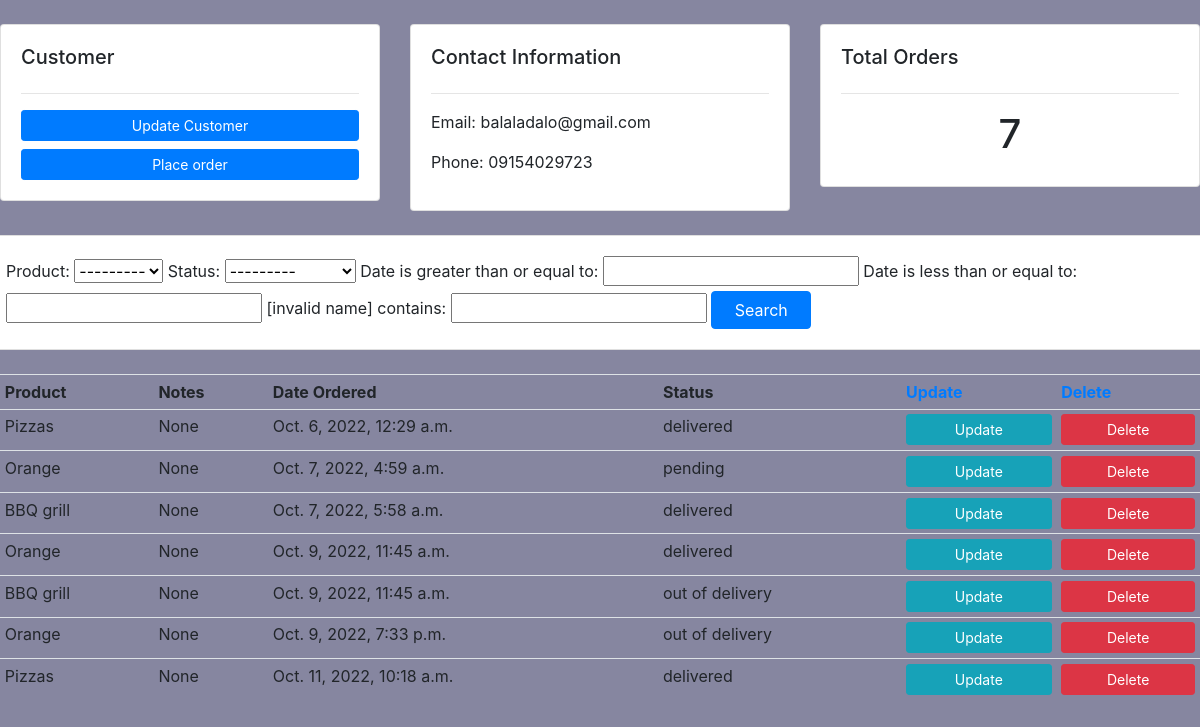
Screenshot of /customers/1/ (signed in) with the database file from the repository.
### commerceapp/models.py (models this page shows, shortened)
class Customer(models.Model):
    user = models.OneToOneField(User, blank=True, null=True, on_delete=models.CASCADE)
    name = models.CharField(max_length=200, null=True)
    phone = models.CharField(max_length=200, null=True)
    email = models.CharField(max_length=200, null=True)
    profile_pic = models.ImageField(null=True, default='blank-img.jpg', blank=True)
    date = models.DateTimeField(auto_now_add=True, null=True)

class Order(models.Model):
    STATUS = (
        ('pending', 'pending'),
        ('out of delivery', 'out of delivery'),
        ('delivered', 'delivered'),
    )
    customer = models.ForeignKey(Customer, null=True, on_delete=models.SET_NULL)
    product = models.ForeignKey(Product, null=True, on_delete=models.SET_NULL)
    date = models.DateTimeField(auto_now_add=True, null=True)
    status = models.CharField(max_length=200, null=True, choices=STATUS)

class Product(models.Model):
    CATEGORY = (
        ('indoor','indoor'),
        ('outdoor','outdoor'),
    )
    name = models.CharField(max_length=200, null=True)
    price = models.FloatField(null=True)
    category = models.CharField(max_length=200, null=True, choices=CATEGORY)
    description = models.CharField(max_length=200, null=True, blank=True)
    date = models.DateTimeField(auto_now_add=True, null=True)
    tags = models.ManyToManyField(Tag)
    note = models.CharField(max_length=2000, null=True)
    def __str__(self):
        return self.name

### commerceapp/decorators.py (the view)
        def wrapper_func(request, *args, **kwargs):
            group = None
            if request.user.groups.exists():
                group = request.user.groups.all()[0].name
            if group in allowed_roles:
                return view_func(request, *args, **kwargs)
            else:
                return HttpResponse('Sorry, you are not authorized to View this Page!')

### commerceapp/views.py (called while the page is built)
@login_required(login_url='login')
@allowed_users(allowed_roles=['admin'])
def customers(request, pk):
    customer = Customer.objects.get(id=pk)
    orders = customer.order_set.all()
    my_filter = OrderFilter(request.GET, queryset=orders)
    orders = my_filter.qs
    order_count = orders.count()
    return render(request, 'customers.html', {'orders':orders, 'customer': customer, 'order_count': order_count, 'my_filter': my_filter})

### commerceapp/templates/customers.html
{% extends 'main.html' %}
{% block content %}
    <br>
    <div class="row">
        <div class="col-md">
            <div class="card card-body">
                <h5>Customer</h5>
                <hr>
                <a href="#" class="btn btn-primary btn-sm btn-block">
                    Update Customer
                </a>
                <a href="/createorder/{{customer.id}}" class="btn btn-primary btn-sm btn-block">
                    Place order
                </a>
            </div>
        </div>
        <div class="col-md">
            <div class="card card-body">
                <h5>Contact Information</h5>
                <hr>
                <p>Email: {{customer.email}}</p>
                <p>Phone: {{customer.phone}}</p>
            </div>
        </div>
        <div class="col-md">
            <div class="card card-body">
                <h5>Total Orders</h5>
                <hr>
                <h1 style="text-align:center">{{order_count}}</h1>
            </div>
        </div>
    </div>
    <br>
    <div class="row">
        <div class="card card-body">
            <form action="">
                {{my_filter.form}}
                <button class="btn btn-primary text-white p" style="width:100px">Search</button>
            </form>
        </div>
    </div>
    <br>
    <div class="row">
        <div class="col-md">
            <table class="table table-sm">
                <tr>
                    <th>Product</th>
                    <th>Notes</th>
                    <th>Date Ordered</th>
                    <th>Status</th>
                    <th><a href="updateorder/">Update</a></th>
                    <th><a href="deleteorder/">Delete</a></th>
                </tr>
                {% for order in orders %}
                <tr>
                    <td>{{order.product}}</td>
                    <td>{{order.product.note}}</td>
                    <td>{{order.date}}</td>
                    <td>{{order.status}}</td>
                    <td><a href="/updateorder/{{order.id}}" class="btn btn-info btn-sm btn-block">Update</a></td>
                    <td><a href="/delete/{{order.id}}" class="btn btn-danger btn-sm btn-block">Delete</a></td>
                </tr>
                {% endfor %}
            </table>
        </div>
    </div>
{% endblock %}

### commerceapp/static/styles.css (style rules this page uses)
body { background-color: rgb(134, 134, 160); }

### rows the page displays
Customer: email "balaladalo@gmail.com", phone "09154029723"
Order: product "Pizzas", product.note "None", date "Oct. 6, 2022, 12:29 a.m.", status "delivered"
Order: product "Orange", product.note "None", date "Oct. 7, 2022, 4:59 a.m.", status "pending"
Order: product "BBQ grill", product.note "None", date "Oct. 7, 2022, 5:58 a.m.", status "delivered"
Order: product "Orange", product.note "None", date "Oct. 9, 2022, 11:45 a.m.", status "delivered"
Order: product "BBQ grill", product.note "None", date "Oct. 9, 2022, 11:45 a.m.", status "out of delivery"
Order: product "Orange", product.note "None", date "Oct. 9, 2022, 7:33 p.m.", status "out of delivery"
Order: product "Pizzas", product.note "None", date "Oct. 11, 2022, 10:18 a.m.", status "delivered"

### other values shown
{{ order_count }} "7"
